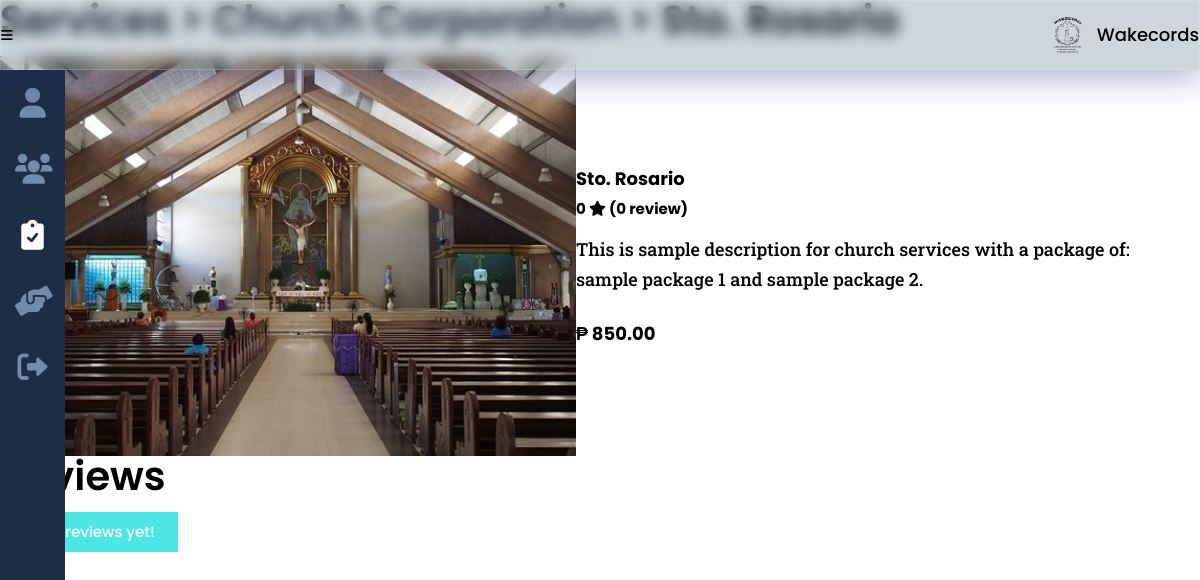
/funeral_tradition_this.php?service_id=76&id=13, run on the app's committed database.
### tables this page shows
CREATE TABLE `church` (
  `service_id` int(8) NOT NULL,
  `church_church` varchar(25) NOT NULL,
  `church_cemetery` varchar(25) NOT NULL,
  `church_priest` varchar(25) NOT NULL,
  `church_address` varchar(300) NOT NULL,
  `church_mass_date` date DEFAULT NULL,
  `church_mass_time` varchar(200) DEFAULT NULL
);

CREATE TABLE `services` (
  `service_id` int(8) NOT NULL,
  `provider_id` int(8) NOT NULL,
  `service_type` varchar(20) NOT NULL,
  `service_desc` varchar(500) NOT NULL,
  `service_cost` decimal(9,2) DEFAULT NULL,
  `service_qty` int(2) DEFAULT NULL,
  `service_img` varchar(100) NOT NULL,
  `service_status` varchar(10) NOT NULL
);

### others/db.php (called while the page is built, shortened)
<?php
	class DB
	{
		static $hostname = "localhost";
		static $dbname = "wakecords";
		static $username  = "root";
		static $password = "";
		public static function query($sql, $params=array(), $transactType)
		{
			$rows = array();
			try
			{
				$db = new PDO("mysql:host=". self::$hostname ."; dbname=". self::$dbname,  self::$username,  self::$password);
				$db->setAttribute(PDO::ATTR_ERRMODE, PDO::ERRMODE_EXCEPTION);
				$cmd = $db->prepare($sql);
				$cmd->execute($params);
				if($transactType == "READ")
					$rows = $cmd->fetchAll();
				else
					$rows = $db->lastInsertId();
			}
			catch(PDOException $e)
			{
				echo $e->getMessage();
			}
			return $rows;
		}
	}

### funeral_tradition_this.php (the view, shortened to what this page needs)
<?php
	include("others/functions.php");
	include("others/head.php");
?>
<body>
	<div class="container">
		<?php include("others/header.php"); ?>
		<div class="banner">
			<?php
			include("others/sidebar.php"); ?>
			<section class="banner-con">
				<div class="wrapper">
					<div class="banner-div">
						<?php
							$service_type = read("services", ["service_id"], [$_GET['service_id']]);
							$service_type = $service_type[0];
							$service = DB::query("SELECT * FROM services a JOIN {$service_type['service_type']} b ON a.service_id = b.service_id WHERE a.service_id=?", array($_GET['service_id']), "READ");
							$service = $service[0];
							if(isset($_SESSION['provider'])){
								$service_link = "services.php";
								$a_link = "services.php";
							}
							else {
								$service_link = "funeral.php";
								$a_link = "funeral_tradition.php";
							}
							switch($service_type['service_type']){
								case "church":
									echo "
									<h2><a href='{$service_link}'>Services</a> <span>> <a href='{$a_link}'>{$provider['provider_company']}</a> > {$service['church_church']}</span></h2>
									";
									$service_name = $service['church_church'];
								break;
							}
						?>
						<div class="banner-cards trad">
							<?php
								echo "
								<img class='card-img' src='images/providers/".$service['service_type']."/".$service['provider_id']."/".$service['service_img']."'>
								<div class='card-div'>
									<div>
										<h3>".$service_name."
											<span>
												".ratings($service['service_id'], true)."
												<i class='fa-solid fa-star'></i>
												(".ratings_count($service['service_id'], true).")
											</span>
										</h3>
										<p>
											".$service['service_desc']."
										</p>";
								if($service['service_type'] == "funeral")
									echo "<div class='card-price trad'>Casket Details <span style='color:gray;'>({$service['funeral_kind']})</span></div>";
								else
									echo "<div class='card-price trad'>₱ ".number_format($service['service_cost'], 2, '.', ',')."</div>";
								echo "
									</div>
								</div>";
							?>
						</div>
						<div class="banner-ratings" id="ratings">
							<h2>Reviews</h2>
							<div class="ratings-con">
							<?php
							$ratings = read("feedback", ["service_id"], [$_GET['service_id']]);
							if(count($ratings)>0){
								foreach($ratings as $result){
									$seeker = read("seeker", ["seeker_id"], [$result['seeker_id']]);
									$seeker = $seeker[0];
									$days = (strtotime(date('Y-m-d')) - strtotime(date($result['feedback_date']))) /60/60/24;
									echo "
									<div class='rate'>
									";
									if($days == 0) {
										echo "
										<span>
											<mark class='mark-style no-cursor'>new ratings</mark>
										</span>
										";
									}
									else {
										echo "
										<span class='gray-italic'>
											rated ".$days." days ago
										</span>
										";
									}
									echo "
										<h3>{$seeker['seeker_fname']} {$seeker['seeker_lname']}
											<span>
												".display_stars($result['feedback_star'])."
											</span>
										</h3>
										<p>{$result['feedback_comments']}</p>
									</div>
									";
								}
							}
							else messaging("notify", "No reviews yet!");
							?>
							</div>
						</div>
					</div>
				</div>
			</section>
		</div>
	</div>
<?php include("others/footer-js.php"); ?>

### css/style.css (style rules this page uses)
:root { --dark-blue:#0d1321; --light-blue:#1d2d44; --pale-blue:#3e5c76; --light-gray:#748cab; --gray: #ccc; --peach:#f0ebd8; --header-height:70px; --red: hsl(0,100%,40%); --green: hsl(133, 75%, 30%); --blue: hsl(180, 75%, 40%); --em-1: 1em; --rem-1: 1rem; --box-shadow: 2px 2px 6px -2px #000; }
* { padding:0;margin:0;box-sizing:border-box;resize:none;outline:none;border:none;text-decoration:none;list-style:none; }
body { font:500 18px/30px Poppins,sans-serif; }
.wrapper { width:100%;margin:0 auto 0 0;padding:0 var(--size-3) var(--size-8) var(--size-11); }
section, main { padding:100px 0;background:#fff; }
h1,h2 { line-height:100%;margin-bottom:40px;position:relative; }
h2 { margin-bottom:var(--rem-1); }
h3 { margin-bottom:10px;position:relative; }
h2 { font-size:40px;font-weight:600; }
h2 a { display:inline-block;position:relative;color:var(--dark-blue); }
h2 a:after { content:"";position:absolute;width:100%;transform:scaleX(0);height:2px;bottom:0;left:0;background-color:var(--light-blue);transform-origin:bottom right;transition:transform 0.25s ease-out; }
p { font-family:Roboto Slab,serif;margin-bottom:25px; }
.banner-con { width:100%;padding:0; }
.banner-div { height:100%;padding-top:var(--size-11);position:relative;margin-bottom:var(--em-1); }
.banner-div h2 span { font-size:var(--size-5); }
.banner-cards { display:flex;column-gap:var(--size-5);flex-wrap:wrap; }
.banner-cards.trad { margin-bottom:var(--size-5); }
.banner-cards img { width:100%; }
.banner-cards h3, .banner-cards p { padding-inline:var(--size-3); }
.banner-cards h3 span { display:block;font-size:15px;color:var(--yellow-6); }
.banner-cards.trad h3 { font-size:var(--size-7); }
.banner-cards.trad h3, .banner-cards.trad p { padding-inline:0; }
.banner-cards p { font-size:var(--size-3); }
.banner-cards .card-price { font-size:var(--size-5);font-weight:bold;margin-bottom:30px;width:100%;text-align:center; }
.banner-cards .card-price.trad { text-align:left;margin-bottom:var(--size-5); }
.banner-cards .card-img { width:48%;height:400px;object-fit:cover; }
.banner-cards .card-div { width:48%;display:flex;align-items:center; }
.card-div > div { width:100%; }

### data on the page
church: service_id.service_img (picture), church_church "Sto. Rosario", service_id.service_desc "This is sample description for church services with a package of: sample package 1 and sample package 2.", service_id.service_cost "850.00"

### other printed values
ratings($service['service_id'], true) "0"
ratings_count($service['service_id'], true) "0 review"
$msg "No reviews yet!"
